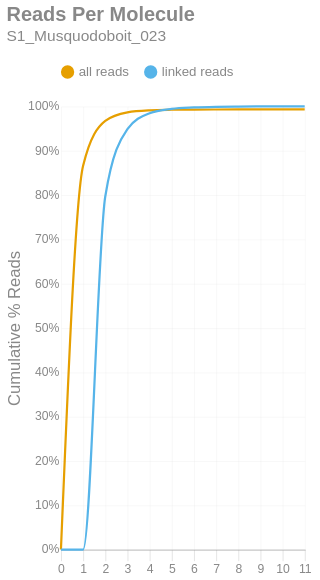

Source (notebook cell):
### Markdown cell above
### Reads per Molecule
This chart shows the cumulative distribution of the number of reads per linked molecule. That is, how many alignments are associated with a unique molecule. This excludes the number of reads associated with invalid or absent linked-read barcodes. The `linked` histogram is the percentages recalculated when disregarding singletons.

### Code cell
if SKIPLR:
    print_html(f"Skipped")
else:
    counts = np.bincount(valids['reads'].cast(pl.Int64).to_numpy())
    weighted = counts * np.arange(len(counts))
    all_perc = weighted / n_reads
    linked_perc = weighted / n_linked_reads
    linked_perc[1] = 0
    binned_df = pl.DataFrame({
        'readsper': list(range(len(counts))),
        'all reads (cumsum)': np.cumsum(all_perc).tolist(),
        'linked reads (cumsum)': np.cumsum(linked_perc).tolist(),
    })

    with SafeRender(binned_df):
        (
            density_plot(binned_df, 'Reads Per Molecule', samplename, 'readspmol')
            .encode(
                x=alt.X('readsper:O', title=None).axis(labelAngle=0).scale(padding=0),
                y=alt.Y('value:Q', title='Cumulative % Reads').axis(format='%').stack(False),
                color=alt.Color("key:N").scale(domain=["all reads", "linked reads"]),
                tooltip=[
                    alt.Tooltip("key:N", title="Data Type"),
                    alt.Tooltip("readsper:O", title="Reads Per Molecule"),
                    alt.Tooltip("value:Q", format=".2%", title="% Reads (Cum.)")
                ]            
            )
        ).display()

### Figure 1 — Vega-Lite specification as saved in the notebook (floating-point values rounded to 4 significant figures)
{"width": "container", "height": 400, "config": {"title": {"anchor": "start", "dy": -15, "fontSize": 18, "color": "#888888", "subtitleColor": "#888888", "subtitleFontSize": 14}, "arc": {"fill": "#0072B2"}, "axis": {"domainColor": "#888888", "domainWidth": 0.5, "gridWidth": 0.2, "grid": false, "titleFontWeight": 400, "titleFontSize": 15, "labelFontSize": 11, "labelColor": "#888888", "tickColor": "#888888", "tickWidth": 0.2, "titleColor": "#888888"}, "axisBand": {"grid": false}, "axisX": {"grid": true, "tickSize": 10, "domainCap": "round"}, "axisY": {"domain": false, "grid": true, "tickSize": 0, "domainCap": "round"}, "background": "transparent", "header": {"labelFontSize": 15, "labelColor": "#888888", "titleFontSize": 15, "titleFontWeight": 600, "titleColor": "#888888"}, "legend": {"labelFont": "sans-serif", "labelFontSize": 12, "labelColor": "#888888", "symbolSize": 100, "symbolType": "circle", "titleFontSize": 12, "titlePadding": 10, "titleColor": "#888888", "title": null, "orient": "top"}, "range": {"category": ["#E69F00", "#56B4E9", "#009E73", "#F0E442", "#0072B2", "#D55E00", "#CC79A7", "#000000"], "diverging": ["#cfe8f3", "#a2d4ec", "#73bfe2", "#46abdb", "#1696d2", "#12719e"]}, "area": {"fill": "#0072B2", "fillOpacity": 0.7, "line": true, "strokeOpacity": 0.7}, "line": {"color": "#0072B2", "stroke": "#0072B2", "strokeWidth": 2}, "trail": {"color": "#0072B2", "stroke": "#0072B2", "strokeWidth": 0, "size": 1}, "point": {"filled": true, "fillOpacity": 1.0, "size": 95}, "text": {"color": "#888888", "fontSize": 11, "align": "right", "fontWeight": 400, "size": 11}, "bar": {"fill": "#0072B2", "stroke": null}, "view": {"stroke": null, "continuousWidth": 660, "continuousHeight": 400}}, "data": {"name": "data-a6e65e182d4f69158ae60f456c4a7ad6"}, "mark": {"type": "line", "interpolate": "monotone", "point": {"opacity": 0, "size": 275}}, "encoding": {"color": {"field": "key", "scale": {"domain": ["all reads", "linked reads"]}, "type": "nominal"}, "tooltip": [{"field": "key", "title": "Data Type", "type": "nominal"}, {"field": "readsper", "title": "Reads Per Molecule", "type": "ordinal"}, {"field": "value", "format": ".2%", "title": "% Reads (Cum.)", "type": "quantitative"}], "x": {"axis": {"labelAngle": 0}, "field": "readsper", "scale": {"padding": 0}, "title": null, "type": "ordinal"}, "y": {"axis": {"format": "%"}, "field": "value", "stack": false, "title": "Cumulative % Reads", "type": "quantitative"}}, "params": [{"name": "param_c36ac31b6afebe62", "select": {"type": "point", "fields": ["key"]}, "bind": "legend"}], "title": {"text": "Reads Per Molecule", "subtitle": "S1_Musquodoboit_023"}, "transform": [{"fold": ["all reads (cumsum)", "linked reads (cumsum)"]}, {"calculate": "replace(datum.key, ' (cumsum)', '')", "as": "key"}, {"filter": {"param": "param_c36ac31b6afebe62"}}], "usermeta": {"embedOptions": {"downloadFileName": "S1_Musquodoboit_023.readspmol"}}, "$schema": "https://vega.github.io/schema/vega-lite/v6.1.0.json", "datasets": {"data-a6e65e182d4f69158ae60f456c4a7ad6": [{"readsper": 0, "all reads (cumsum)": 0.0, "linked reads (cumsum)": 0.0}, {"readsper": 1, "all reads (cumsum)": 0.866, "linked reads (cumsum)": 0.0}, {"readsper": 2, "all reads (cumsum)": 0.9672, "linked reads (cumsum)": 0.7966}, {"readsper": 3, "all reads (cumsum)": 0.9866, "linked reads (cumsum)": 0.9486}, {"readsper": 4, "all reads (cumsum)": 0.9911, "linked reads (cumsum)": 0.9845}, {"readsper": 5, "all reads (cumsum)": 0.9924, "linked reads (cumsum)": 0.9943}, {"readsper": 6, "all reads (cumsum)": 0.9928, "linked reads (cumsum)": 0.9975}, {"readsper": 7, "all reads (cumsum)": 0.993, "linked reads (cumsum)": 0.999}, {"readsper": 8, "all reads (cumsum)": 0.993, "linked reads (cumsum)": 0.9996}, {"readsper": 9, "all reads (cumsum)": 0.9931, "linked reads (cumsum)": 0.9998}, {"readsper": 10, "all reads (cumsum)": 0.9931, "linked reads (cumsum)": 0.9999}, {"readsper": 11, "all reads (cumsum)": 0.9931, "linked reads (cumsum)": 1.0}]}}
